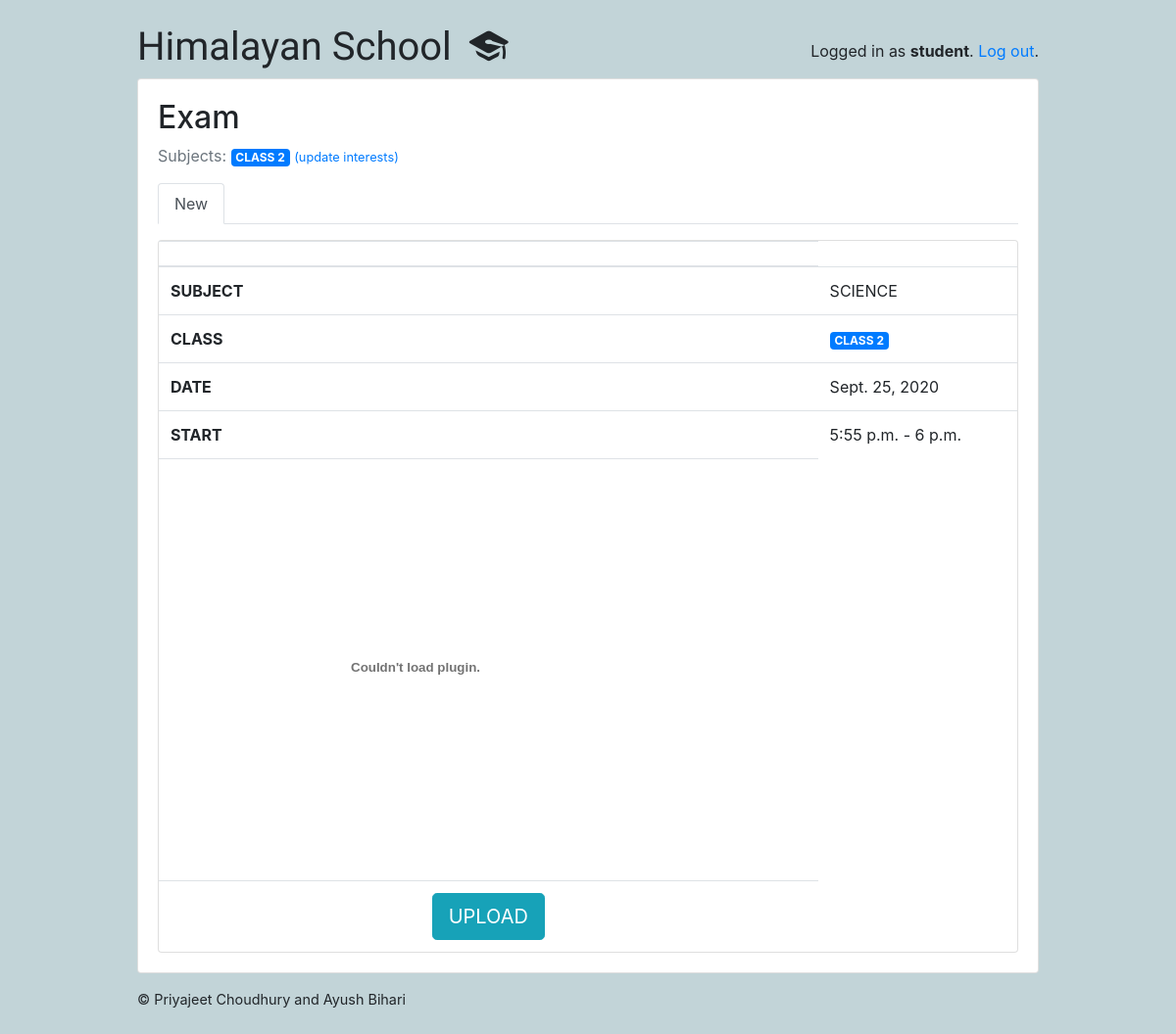
The page /students/ (signed in) on the database its author committed.
### classroom/models.py (models this page shows, shortened)
class User(AbstractUser):
    is_student = models.BooleanField(default=False)
    is_teacher = models.BooleanField(default=False)

class Subject(models.Model):
    name = models.CharField(max_length=30)
    color = models.CharField(max_length=7, default='#007bff')
    def get_html_badge(self):
        name = escape(self.name)
        color = escape(self.color)
        html = '<span class="badge badge-primary" style="background-color: %s">%s</span>' % (color, name)
        return mark_safe(html)

class Quiz(models.Model):
    owner = models.ForeignKey(User, on_delete=models.CASCADE, related_name='quizzes')
    name = models.CharField(max_length=255,help_text="SUBJECT NAME")
    pdf = models.FileField(upload_to='teacher',blank=False,default='teacher/default.jpg')
    date = models.DateField(default=timezone.now().strftime("%Y-%m-%d")) # a date
    today = models.DateField(default=timezone.now().strftime("%Y-%m-%d"))
    start = models.TimeField(auto_now=False,blank=True,auto_now_add=False,help_text="Enter time in 24 hour format !")
    end = models.TimeField(auto_now=False,blank=True,auto_now_add=False,help_text="Enter time in 24 hour format !")
    current_time = datetime.now().strftime("%H:%M")
    subject = models.ForeignKey(Subject, on_delete=models.CASCADE, related_name='quizzes',help_text="Select CLASS")

### classroom/views/students.py (the view)
# urls.py: path('', students.QuizListView.as_view(), name='quiz_list'),
@method_decorator([login_required, student_required], name='dispatch')
class QuizListView(ListView):
    model = Quiz
    ordering = ('date', )
    context_object_name = 'quizzes'
    check()
    template_name = 'classroom/students/quiz_list.html'
    def get_queryset(self):
        student = self.request.user.student
        student_interests = student.interests.values_list('pk', flat=True)
        queryset = Quiz.objects.filter(subject__in=student_interests)
        return queryset

### classroom/templates/classroom/students/quiz_list.html (shortened to what this page needs)
{% extends 'base.html' %}
{% block content %}
  {% include 'classroom/students/_header.html' with active='new' %}
  <div class="card">
    <table class="table mb-0">
      <thead>
        <tr>
          <th></th>
        </tr>
      </thead>
      <tbody>
        {% for quiz in quizzes %}
          {% if quiz.today == quiz.date %}
              <tr>
              <th>SUBJECT</th>
              <td class="align-middle">{{ quiz.name }}</td>
              <tr>
              <th>CLASS</th>
                <td class="align-left">
                {{ quiz.subject.get_html_badge }}</td>
              </tr>
               <tr>
                <th>DATE</th>
                <td class="align-right">{{quiz.date}}</td>
              </tr>
              <tr>
                <th>START</th>
                <td class="align-right">{{quiz.start}} - {{quiz.end}}</td>
              </tr>
              <tr>
                <td class="align-right"><embed src="{{quiz.pdf.url}}" alt="none" align="text-center" width="500px" height="400px" class="image-responsive"></td>
              </tr>
              <tr>
                <td style="text-align: center;"><a href="{% url 'students:add_answer' %}"><button class="btn btn-info btn-lg">UPLOAD</button></a></td>
              </tr>
          {% else %}
              &nbsp;
          {% endif %}
        {% empty %}
          <tr>
                <td class="bg-light text-center font-italic" colspan="5">You don't have any exams today!</td>
              </tr>
        {% endfor %}
      </tbody>
    </table>
  </div>
{% endblock %}

### templates/base.html (shortened to what this page needs)
{% load static %}<!doctype html>
<html lang="en">
  <head>
    <link rel="stylesheet" href="https://maxcdn.bootstrapcdn.com/bootstrap/4.0.0/css/bootstrap.min.css">
    <link rel="stylesheet" type="text/css" href="{% static 'vendor/fontello-2f186091/css/fontello.css' %}">
    <link rel="stylesheet" type="text/css" href="{% static 'css/app.css' %}">
    {% if user.is_authenticated and user.is_teacher %}
      <link rel="stylesheet" type="text/css" href="{% static 'css/teachers.css' %}">
    {% else %}
      <link rel="stylesheet" type="text/css" href="{% static 'css/students.css' %}">
    {% endif %}
  </head>
  <body>
    <div class="container my-4">
      <div class="row justify-content-center">
        <div class="col-md-10 col-sm-12">
          <div class="row">
            <div class="col-6">
              <h1 class="logo">
                <a href="{% url 'home' %}">
                  Himalayan School
                  {% if user.is_authenticated %}
                    {% if user.is_teacher %}
                      <span class="icon-feather" data-toggle="tooltip" data-placement="right" title="Teacher profile"></span>
                    {% else %}
                      <span class="icon-graduation-cap" data-toggle="tooltip" data-placement="right" title="Student profile"></span>
                    {% endif %}
                  {% endif %}
                </a>
              </h1>
            </div>
            <div class="col-6 text-right">
              {% if user.is_authenticated %}
                <p class="pt-3">Logged in as <strong>{{ user.username }}</strong>. <a href="{% url 'logout' %}">Log out</a>.</p>
              {% else %}
                <a href="{% url 'login' %}" class="btn btn-light" role="button">Log in</a>
                <a href="{% url 'signup' %}" class="btn btn-primary" role="button">Sign up</a>
              {% endif %}
            </div>
          </div>
          <div class="card mb-3">
            <div class="card-body">
              {% block content %}
              {% endblock %}
            </div>
          </div>
          <footer>
           © Priyajeet Choudhury and Ayush Bihari
          </footer>
        </div>
      </div>
    </div>
  </body>
</html>

### classroom/templates/classroom/students/_header.html
<h2>Exam</h2>
<p class="text-muted">
  Subjects:{% for subject in user.student.interests.all %} {{ subject.get_html_badge }}{% endfor %}
  <a href="{% url 'students:student_interests' %}"><small>(update interests)</small></a>
</p>
<ul class="nav nav-tabs mb-3">
  <li class="nav-item">
    <a class="nav-link{% if active == 'new' %} active{% endif %}" href="{% url 'students:quiz_list' %}">New</a>
  </li>
</ul>

### static/css/app.css (style rules this page uses)
.logo { font-family: 'Clicker Script', cursive; }
.logo a { color: #212529; text-decoration: none; }
footer { font-size: .9rem; }

### static/css/students.css (style rules this page uses)
body { background-color: #c2d4d8; }

### rows shown on the page
User: username "student"
Subject: get_html_badge "CLASS 2"
Quiz: name "SCIENCE", subject.get_html_badge "CLASS 2", date "Sept. 25, 2020", start "5:55 p.m.", end "6 p.m."
